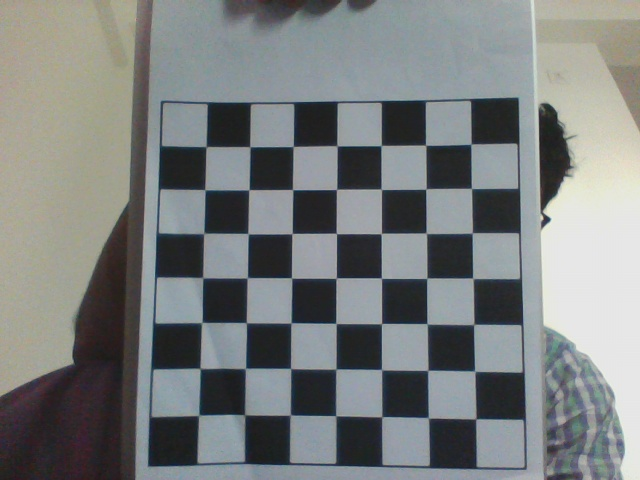
#> input picture data/1472383845.03_chessboard.jpg, 640 x 480 px
$ python calib_camera.py   (Python 2 division)
#> lines starting #> are read from the running program, lines starting #| are printed output that depends on the picture; after the words box and inside, x2 and y2 are one past the last pixel; in counts of white or black regions, pixels touching at a corner belong together
import cv2
import glob
import time
import numpy as np

def ColorTrack(frame):
	hsv = cv2.cvtColor(frame, cv2.COLOR_BGR2HSV)

	lower_color = np.array([110, 50, 50])
	upper_color = np.array([130, 255, 255])

	mask = cv2.inRange(hsv, lower_color, upper_color)

	res = cv2.bitwise_and(frame, frame, mask=mask)

	return (res, mask)

def draw2(img, corners, imgpts):
	print type(img)
	corner = tuple(corners[0].ravel())
	cv2.line(img, corner, tuple(imgpts[0].ravel()), (255,0,0), 5)
	cv2.line(img, corner, tuple(imgpts[1].ravel()), (0,255,0), 5)
	cv2.line(img, corner, tuple(imgpts[2].ravel()), (0,0,255), 5)
	print img.shape
	return img

def draw(img, corners, imgpts):
	imgpts = np.int32(imgpts).reshape(-1,2)
	cv2.drawContours(img, [imgpts[:4]],-1,(0,255,0),-3)

	for i,j in zip(range(4),range(4,8)):
		cv2.line(img, tuple(imgpts[i]), tuple(imgpts[j]),(255),3)

	cv2.drawContours(img, [imgpts[4:]],-1,(0,0,255),3)

	return img

if __name__ == "__main__":

	criteria = (cv2.TERM_CRITERIA_EPS + cv2.TERM_CRITERIA_MAX_ITER, 30, 0.001)
	objp = np.zeros((6*7,3), np.float32)
	objp[:,:2] = np.mgrid[0:7,0:6].T.reshape(-1,2)
	#axis = np.float32([[3,0,0], [0,3,0], [0,0,-3]]).reshape(-1,3)

	axis = np.float32([[0,0,0], [0,3,0], [3,3,0], [3,0,0], [0,0,-3],[0,3,-3],[3,3,-3],[3,0,-3] ])

	objpoints = []
	imgpoints = []

	images = glob.glob("*.jpg")

	for fname in images:
		img = cv2.imread(fname)
#> img is the input picture: shape (480, 640, 3); mean B, G, R 126.1, 126.3, 122.7
		#print type(img)
		#print img.shape
		gray = cv2.cvtColor(img, cv2.COLOR_BGR2GRAY)
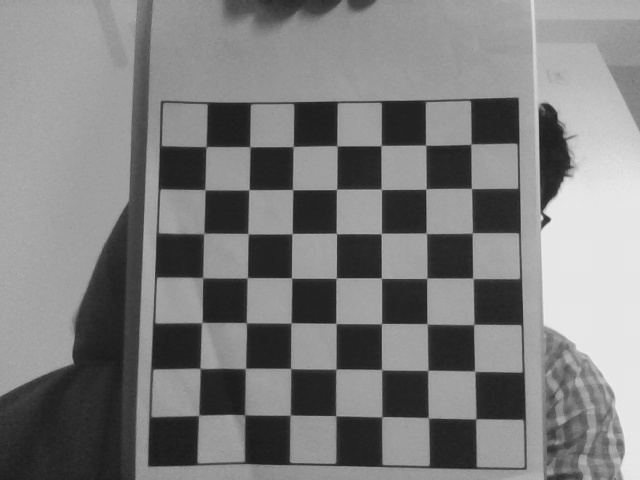
#> gray: shape (480, 640); min 26, max 237, mean 125.2

		ret, corners = cv2.findChessboardCorners(gray, (7,6),None)
#> ret = False; corners = None

		if ret == True:
			objpoints.append(objp)

			cv2.cornerSubPix(gray,corners,(11,11),(-1,-1),criteria)
			imgpoints.append(corners)

			cv2.drawChessboardCorners(img, (7,6), corners,ret)
			#if img != None:
			cv2.imshow('img', img)
			cv2.imshow('Gray', gray)
			cv2.waitKey(70)
#> pass 2 of the loop `for fname in images:`:
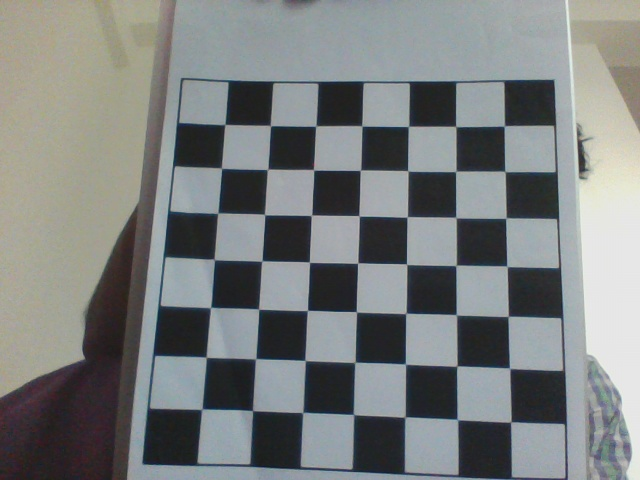
#> input picture data/1472383848.6_chessboard.jpg, 640 x 480 px
#> img is the input picture: shape (480, 640, 3); mean B, G, R 126.2, 126.6, 123.1
#> `gray = cv2.cvtColor(img, cv2.COLOR_BGR2GRAY)`:
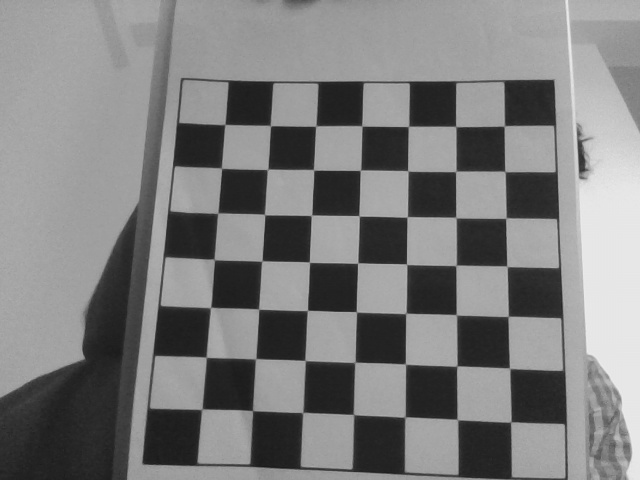
#> gray: shape (480, 640); min 24, max 237, mean 125.5
#> ret = True; corners = 42 rows, first 8: [509.7, 367.5], [457.5, 366.2], [405.7, 363.4], [353.9, 361], [304.7, 359.7], [255.5, 359], [207.2, 356.4], [507.3, 315.2]
#> `cv2.drawChessboardCorners(img, (7,6), corners,ret)`:
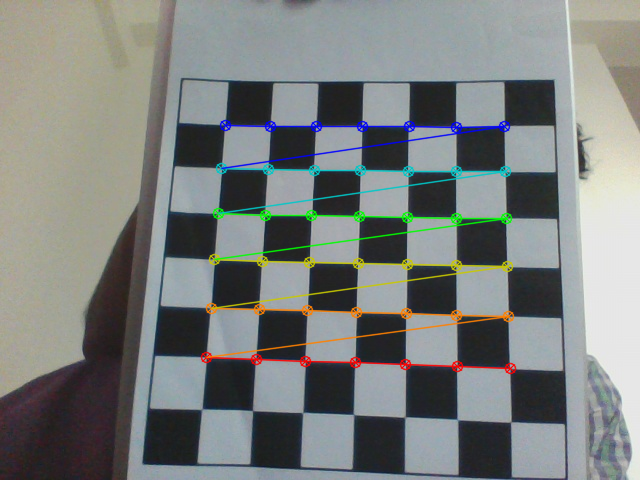
#> img: shape (480, 640, 3); 4.23% of pixels changed, all inside (x1, y1, x2, y2) = (200, 119, 517, 375)
#> pass 3 of the loop `for fname in images:`:
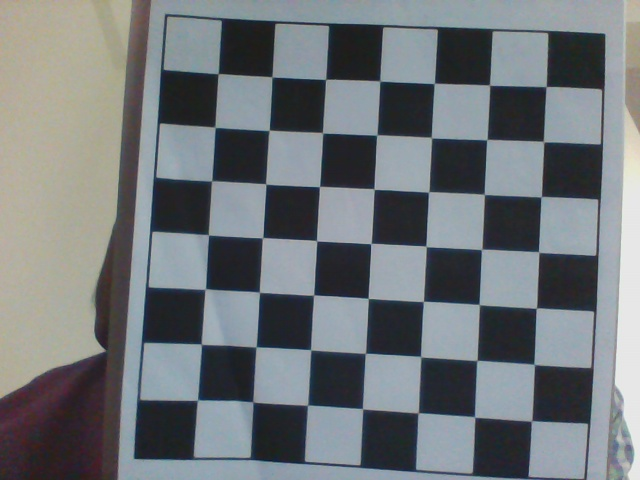
#> input picture data/1472383853.46_chessboard.jpg, 640 x 480 px
#> img is the input picture: shape (480, 640, 3); mean B, G, R 121.2, 117.8, 112.7
#> `gray = cv2.cvtColor(img, cv2.COLOR_BGR2GRAY)`:
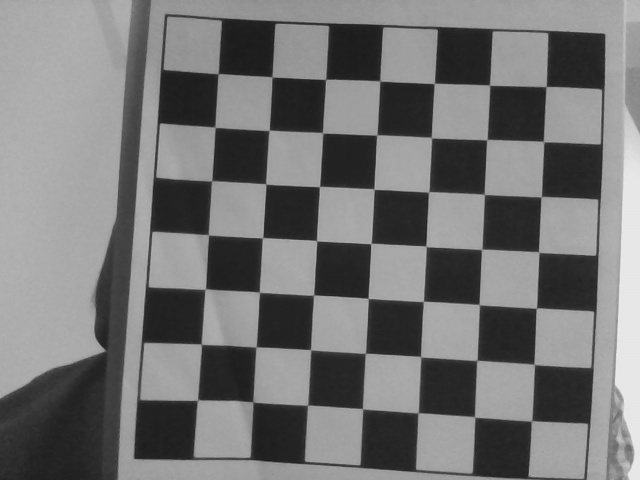
#> gray: shape (480, 640); min 23, max 236, mean 116.7
#> corners = 42 rows, first 8: [535.1, 363.6], [476.7, 358.8], [421.2, 355.5], [366.7, 353.4], [310.5, 349.5], [256.5, 347.2], [202.3, 343], [537.2, 307.8]
#> `cv2.drawChessboardCorners(img, (7,6), corners,ret)`:
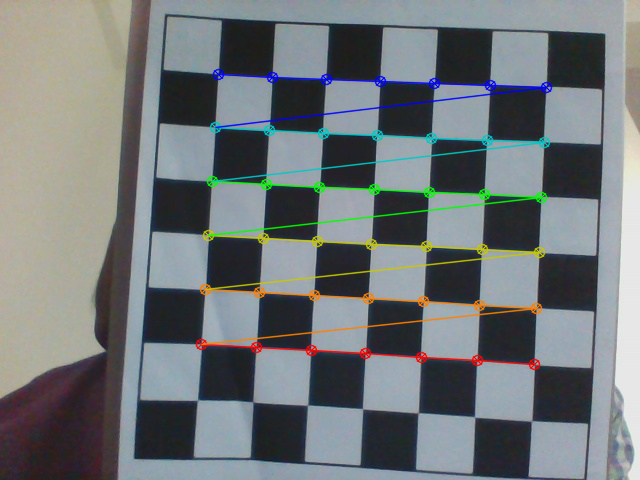
#> img: shape (480, 640, 3); 4.67% of pixels changed, all inside (x1, y1, x2, y2) = (195, 68, 553, 371)
#> the loop made 4 passes; the first 3 are shown

	ret, mtx, dist, rvecs, tvecs = cv2.calibrateCamera(objpoints, imgpoints, gray.shape[::-1],None,None)

	# [10 lines of commented-out code are left out]

	cap = cv2.VideoCapture(0)

	try:
		while True:
			ret, img = cap.read()
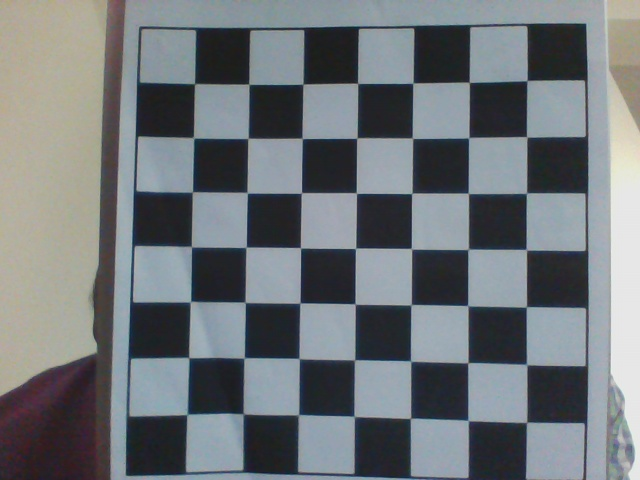
#> input picture data/1472383856.22_chessboard.jpg, 640 x 480 px, given in place of the camera
#> img is the input picture: shape (480, 640, 3); mean B, G, R 121, 117.2, 112
			#img = cv2.imread(fname)
			#print type(img)
			#print img.shape
			gray = cv2.cvtColor(img, cv2.COLOR_BGR2GRAY)
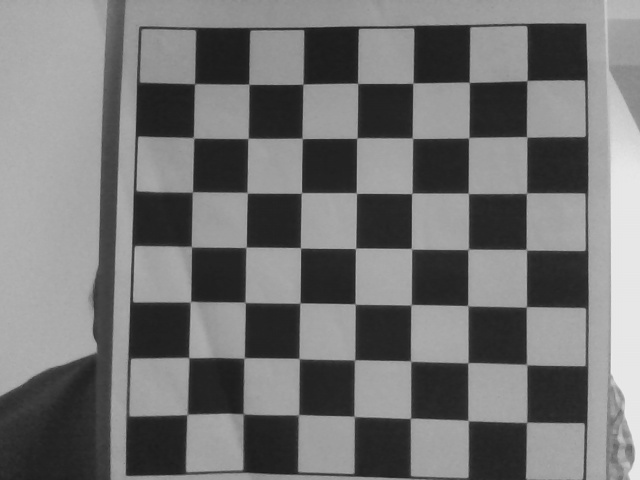
#> gray: shape (480, 640); min 25, max 236, mean 116.1

			ret, corners = cv2.findChessboardCorners(gray, (7,6),None)

			if ret == True:

				cv2.cornerSubPix(gray,corners,(11,11),(-1,-1),criteria)

				rvecs, tvecs, inliers = cv2.solvePnPRansac(objp, corners, mtx, dist)

				imgpts, jac = cv2.projectPoints(axis, rvecs, tvecs, mtx, dist)

				img = draw(img,corners,imgpts)

			cv2.imshow('img', img)
			cv2.imshow('Gray', gray)
			key = cv2.waitKey(30)
#> (key q is pressed here)
			if key &  0xFF == ord('q'):
				break
	except Exception as e:
		print e
	cap.release()
	cv2.destroyAllWindows()
